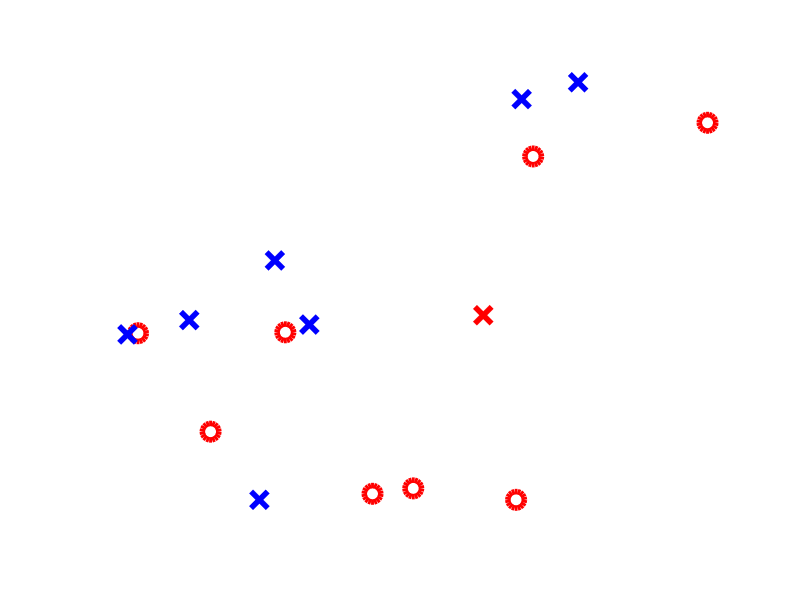

Reproduce this figure in MATLAB. (Note: this script raises an error after producing the figure.)
function [result] = visualsearch(setSize)
% This function will:
% 1. Test the pop-out effect and conjuntion search
% 2. Collect data of reaction time, hit, and correct reject
% 3. Calculate the performance
% 4. Plot the mean of performance in different set size

% The function will run automatically after you press run, or type things
% like: "Result = assignment4" in the command window. 

% If you assign the function to some variable, the variable will be storing
% all the data you will need for analyzing the performance

if nargin<1 % Because I don't have any input for the function, just in case
    % it will crash, this help to put things in line.
   setSize= [4,8,12,16];
end
FontSize = 12;
totalTrial = 200;% In total, subjects are doing 200 trials of mixing: 1)pop-out
% 2)conjunction search
format bank
a = [10,10,10,10];% the criteria for make the stimuli matrix

while a < 40 
    % the experiment has levels: set size in 4,8,12,and 16, and I want to
    % make sure there are at least 30 trials per level when the target is
    % present
    [setSizeVec, SSVidx] = datasample(setSize,totalTrial, 'Weights', ones(4,1)./4);
    % the vector of set size is sampled from [4,8,12,16], and all items
    % have equal chance to be selected (25%)
    [CvsFVec, CVFidx] = datasample([1,0], totalTrial, 'Weights',[.5,.5]);
    % the conjunction vs feacture search vector is sampled from [1,0], 1
    % means conjunction search and 0 means feature search, both item has
    % equal chance to be selected
    [PresentVSAbsent, PVAidx] = datasample([1,0],totalTrial, 'Weights',[.8,.2]);
    % the present vs absent vector is sampled from [1,0], 1 means present,
    % and 0 means absent. I want to make 80% of the target to be present
    % and 20% of time, target is not present
    experimentMatrix = [setSizeVec', CvsFVec', PresentVSAbsent'];
    % put the design vector and asemble them into the design matrix
    k = find(experimentMatrix(:,3) ==1);
    % find the trials that the target is present
    T = experimentMatrix(:,1);
    % look into the four set size, and count how many items in each level
    [a,b] = hist(T(k),setSize);
    % a will be the counting of items in each level, if one of the level
    % has less than 30 items, the whole process will re-run
end
result.experimentMatrix = experimentMatrix;% store the design matrix to the result
% initializing the mother screen
scrSz = get(0,'ScreenSize');
f1 = figure;
set(f1,'Position',scrSz); % full screen the display
set(f1,'ToolBar','none')
set(f1,'MenuBar','none')
% giving the subject some instructions
h(1) = text(0, 0.7, 'You will see X or O in the experiment.');hold on
h(2)= text(0,0.5,'They will be present in different color.');
h(3)=text(0,0.3,'Your task is to tell us whether the red X is present');% adding more texts, you don't need to hold on
h(4)=text(0,0.1,'press 1 when it is present, and press 4 when it is not present');
h(5)=text(0,-0.1,'Press any keys to move on when you are ready');
% be specific of the target, the red X
G=plot(0.7,-0.3,'rx');
set(G,'MarkerSize', FontSize,'LineWidth',4)
set(h,'fontsize',20,'color', 'k')
set(gcf,'Color',[1,1,1])
axis off
hold off
pause
% preallocation for the storing matrices
keyPress = zeros(totalTrial, 1);
reactionTime = zeros(totalTrial,1);
% use another function in this function to test
for ii =1:totalTrial
    % the function XO will read the design matrix and graph the figure
    % according to the variables I define:set size, whether it is
    % conjunction or feature search, whether the target is present or
    % absense
    projectXO(experimentMatrix(ii,1),experimentMatrix(ii,2),experimentMatrix(ii,3))
    tic% start the timer right after the graph is present
    pause% althoug I pause the time, the timer is still running, but it does
    % not matter, because this could be the systematic time that I could
    % subtract at the end of the analysis
    keyPress(ii) = get(f1,'CurrentCharacter');% store the pressed key
    % I choose 1 and 4 for specific reasons
    reactionTime(ii) = toc;% stop the timer for each trial
end
pause
close% close the full screen experiment

% the assigned value for key 1 is always less than the assigned value for
% key 4 in PC and MAC, thus, the mea of all the 1s and 4s will always
% inbetween 1 and 4. So by simply checking whether the pressed key is less
% than the the mean, it is key 1, and vis versa. The response are encoded
% into 0 or 1 in this method
% And by comparing the encoded performance to the design matrix, I could
% easily calculate the hit and correct rejection
correctTrialidx = find(experimentMatrix(:,3) == (keyPress<mean(keyPress)));
correctTrialkeyPress = keyPress(correctTrialidx);
correctTrialreactionTime = reactionTime(correctTrialidx,:);
% First I find the trials that contain what I want: hit and correct
% rejection, and then throw everything away. Then I seperate the
% conjunction and the feature search trials for later computations
correctTrialexperimentMatrix = experimentMatrix(correctTrialidx,:);
conjunctionTrials = find(correctTrialexperimentMatrix(:,2) ==1);
popOutTrials = find(correctTrialexperimentMatrix(:,2) ==0);
result.conjunctionTrialsMatrix = [correctTrialkeyPress(conjunctionTrials),...
    correctTrialreactionTime(conjunctionTrials,:),...
    correctTrialexperimentMatrix(conjunctionTrials,:)];
result.popOutTrialsMatrix = [correctTrialkeyPress(popOutTrials),...
    correctTrialreactionTime(popOutTrials),...
    correctTrialexperimentMatrix(popOutTrials,:)];
% Computation
% By comparing to the particular setsize, the conjunction trials and
% pup-out search trials are diveded to 4 groups. Since the 4 groups of
% trials are not at the same length, I could not make them into one giant
% matrix. So I make a structure thing for them
for ii = 1:length(setSize)
    result.conjReport(ii).R = ...
        result.conjunctionTrialsMatrix(result.conjunctionTrialsMatrix(:,3)==setSize(ii),:);
    result.popoReport(ii).R = ...
        result.popOutTrialsMatrix(result.popOutTrialsMatrix(:,3)==setSize(ii),:);
end
format short g
% compute the correlation between the set size and reaction time
result.conjun.correlationSetSize = corrcoef(result.conjunctionTrialsMatrix(:,2),...
    result.conjunctionTrialsMatrix(:,3));
result.popOut.correlationSetSize = corrcoef(result.popOutTrialsMatrix(:,2),...
    result.popOutTrialsMatrix(:,3));
% compute the mean performance for each set size, and the standard error
 ForConjPlot = [mean(result.conjReport(1).R(:,2)),mean(result.conjReport(2).R(:,2)),...
     mean(result.conjReport(3).R(:,2)),mean(result.conjReport(4).R(:,2))];
 SEForConjPlot = [SER(result.conjReport(1).R(:,2)),SER(result.conjReport(2).R(:,2)),...
     SER(result.conjReport(3).R(:,2)),SER(result.conjReport(4).R(:,2))] ;
 ForPopPlot = [mean(result.popoReport(1).R(:,2)),mean(result.popoReport(2).R(:,2)),...
    mean(result.popoReport(3).R(:,2)),mean(result.popoReport(4).R(:,2))];
SEForPopPlot = [SER(result.popoReport(1).R(:,2)),SER(result.popoReport(2).R(:,2)),...
    SER(result.popoReport(3).R(:,2)),SER(result.popoReport(4).R(:,2))];
% plot the results, the correlation is shown in the figure too
figure;
plot(1:4,ForConjPlot,'b-');hold on
plot(1:4,ForPopPlot,'r--')
legend('conjunction search','pop out search')
errorbar(1:4,ForConjPlot,SEForConjPlot,'b.')
errorbar(1:4,ForPopPlot,SEForPopPlot,'r.')
text(2,ForConjPlot(3),sprintf(' correlation is %f',result.conjun.correlationSetSize(1,2)));
text(2,ForPopPlot(3),sprintf(' correlation is %f',result.popOut.correlationSetSize(1,2)));
xlim([0,5])
ax = gca;
set(gcf,'color',[1,1,1])
set(ax,'XTick',[0 1 2 3 4 5],'XTickLabel',{'x','4','8','12','16','x'})
box off
xlabel('set size from 4 to 16')
ylabel('reaction times by seconds')
title('reaction times against set size: contrasting conjuction search and pop out search')
pause;
close
% standard error function
function [standardError] = SER(data)
standardError = std(data) ./ sqrt(length(data)-1);
% figure making function
function [  ] = projectXO(setSize, CvsF, presentAbsent)
%setSize variable controls the set size
%CvsF variable controls whether it is conjunction or feature search, 1 is
%conjunction, 0 is feature search
%presentVSAbsent variable controls whether the target (red X) is present or
%not
FontSize = 12;% specify the font size
% the struture of the if statement is:
% conjunction block: [present, absent];
% feature block: present, absent];
% the algorism doesn't solve the over lapping problem
if CvsF ==1
    if presentAbsent ==1
        data = rand(100,2);
        [objectLocations,idx] = datasample(data,setSize*2,'Replace',false, 'Weights', ...
            ones(100,1)./100);
        [circles, ciridx] = datasample(objectLocations,setSize,'Replace',false,'Weights',...
            ones(setSize*2,1)./(setSize*2));
        Xs = objectLocations((ismember(idx,idx(ciridx)) ==0),:);
        target = datasample([Xs],1,'Replace',false,'Weights',...
            ones(setSize,1)./(setSize));
        htarget = plot(target(1),target(2),'rx');hold on
        set(htarget,'MarkerSize',FontSize,'LineWidth',4)
        Xs = Xs((Xs(:,1) ~= target(:,1)),:);
        h1 = plot(circles(:,1),circles(:,2),'ro');
        set(h1, 'MarkerSize', FontSize,'LineWidth',4)
        h2 = plot(Xs(:,1), Xs(:,2),'bx');
        set(h2,'MarkerSize',FontSize,'LineWidth',4)
        set(gcf,'Color',[1,1,1])
        axis off
        hold off
    elseif presentAbsent == 0
        data = rand(100,2);
        [objectLocations,idx] = datasample(data,setSize*2,'Replace',false, 'Weights', ...
            ones(100,1)./100);
        [circles, ciridx] = datasample(objectLocations,setSize,'Replace',false,'Weights',...
            ones(setSize*2,1)./(setSize*2));
        Xs = objectLocations((ismember(idx,idx(ciridx)) ==0),:);
        h1 = plot(circles(:,1),circles(:,2),'ro');hold on
        set(h1, 'MarkerSize', FontSize,'LineWidth',4)
        h2 = plot(Xs(:,1), Xs(:,2),'bx');
        set(h2,'MarkerSize',FontSize,'LineWidth',4)
        set(gcf,'Color',[1,1,1])
        axis off
        hold off
    end
elseif CvsF ==0
    if presentAbsent ==1
        data = rand(100,2);
        [objectLocations,idx] = datasample(data,setSize*2,'Replace',false, 'Weights', ...
            ones(100,1)./100);
        [circles, ciridx] = datasample(objectLocations,setSize,'Replace',false,'Weights',...
            ones(setSize*2,1)./(setSize*2));
        Xs = objectLocations((ismember(idx,idx(ciridx)) ==0),:);
        target = datasample([Xs],1,'Replace',false,'Weights',...
            ones(setSize,1)./(setSize));
        h1 = plot(circles(:,1),circles(:,2),'bo');hold on
        set(h1, 'MarkerSize', FontSize,'LineWidth',4)
        h2 = plot(Xs(:,1), Xs(:,2),'bx');
        set(h2,'MarkerSize',FontSize,'LineWidth',4)
        htarget = plot(target(1),target(2),'rx','LineWidth',4);
        set(htarget,'MarkerSize',FontSize,'LineWidth',4)
        set(gcf,'Color',[1,1,1])
        axis off
        hold off
    elseif presentAbsent == 0
        data = rand(100,2);
        [objectLocations,idx] = datasample(data,setSize*2,'Replace',false, 'Weights', ...
            ones(100,1)./100);
        [circles, ciridx] = datasample(objectLocations,setSize,'Replace',false,'Weights',...
            ones(setSize*2,1)./(setSize*2));
        Xs = objectLocations((ismember(idx,idx(ciridx)) ==0),:);
        h1 = plot(circles(:,1),circles(:,2),'bo');hold on
        set(h1, 'MarkerSize', FontSize,'LineWidth',4)
        h2 = plot(Xs(:,1), Xs(:,2),'bx');
        set(h2,'MarkerSize',FontSize,'LineWidth',4)
        set(gcf,'Color',[1,1,1])
        axis off
        hold off
    end
end
